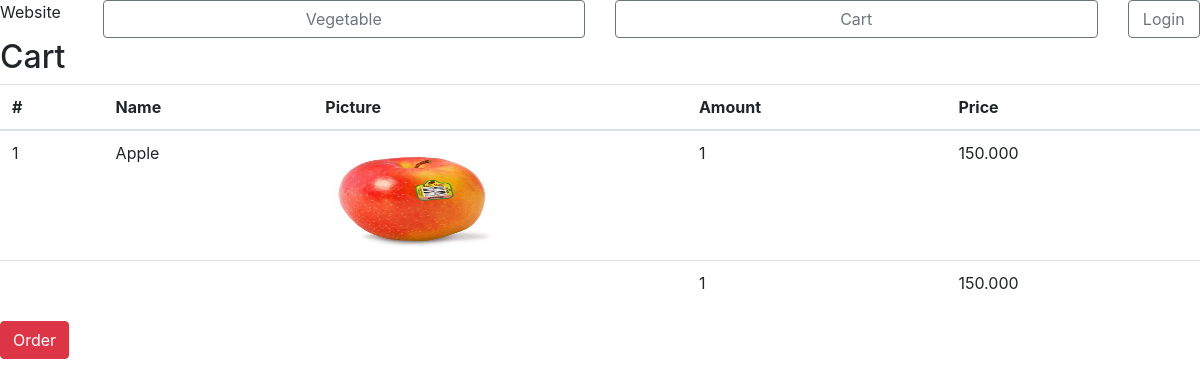
Page /market/cart/index.php?id=3 on the committed database.
### tables this page shows
CREATE TABLE `vegetable` (
  `VegetableID` int(10) NOT NULL,
  `CategoryID` int(10) NOT NULL,
  `VegetableName` varchar(30) NOT NULL,
  `Unit` varchar(20) NOT NULL,
  `Amount` int(10) NOT NULL,
  `Image` varchar(50) NOT NULL,
  `Price` float NOT NULL
);

### market/cart/index.php (the view, shortened to what this page needs)
<?php
    include '../connection.php';
    $con= mysqli_connect($host, $user, $password, $database);
    if (!empty($_SESSION["cart"])) {
        $products = mysqli_query($con, "SELECT * FROM `vegetable` WHERE `VegetableID` IN (" . implode(",", array_keys($_SESSION["cart"])) . ")");
    }
?>
<html>
    <head>
        <link rel="stylesheet" href="../css/bootstrap.css">
    </head>
    <body>
        <div id="container">
            <div id="header">
                <?php require_once('../menu.php'); ?>
            </div>
            <h2>Cart</h2>
            <div class="table-responsive">
            <table class="table">
                <thead>
                <tr>
                    <th>#</th>
                    <th>Name</th>
                    <th>Picture</th>
                    <th>Amount</th>
                    <th>Price</th>
                </tr>
                </thead>
                <tbody>
                <?php
                $total1 = 0;
                $total2 = 0;
                if(!empty($products)){
                    $num = 1;
                    while($row = mysqli_fetch_array($products)){ ?>
                        <tr>
                            <td><?= $num++; ?></td>
                            <td><?= $row['VegetableName'] ?></td>
                            <td><img class='img-fluid mx-auto sanpham1' src="../<?= $row['Image'] ?>" /></td>
                            <td><?= $_SESSION["cart"][$row['VegetableID']]['quantity'] ?></td>
                            <td><?= number_format($row['Price'], 0, ",", ".") ?></td>
                        </tr>
                    <?php
                    $total1 = $total1 + $row['Price'] * $_SESSION["cart"][$row['VegetableID']]['quantity'];
                    $total2 = $total2 + $_SESSION["cart"][$row['VegetableID']]['quantity'];
                    }
                }?>
                <tr>
                    <td></td>
                    <td></td>
                    <td></td>
                    <td><?= $total2; ?></td>
                    <td><?= number_format($total1, 0, ",", "."); ?></td>
                </tr>
                </tbody>
            </table>
            <a href='../cart/saveorder.php' class='btn btn-danger' role='button'>Order</a>
            </div>
    </body>
</html>

### rows in the picture
vegetable: VegetableName "Apple", Image (picture), VegetableID "1", Price "150.000"

### other values in the picture
$total2 "1"
$total1 "150.000"
